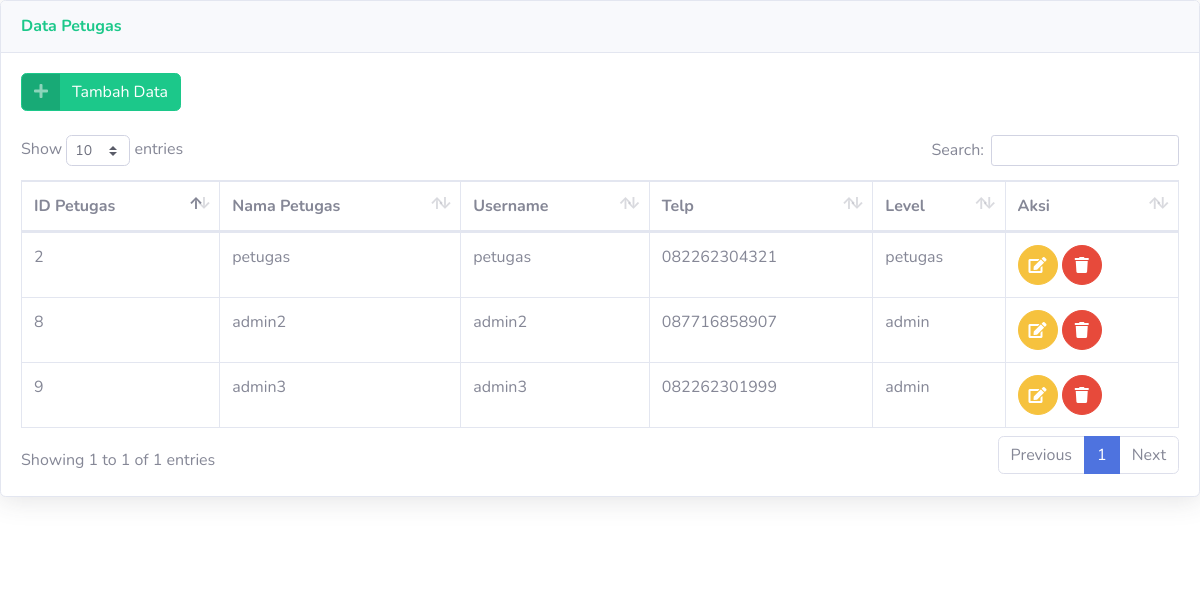
/admin/lihat_petugas.php, run on an earlier commit of the app's database.
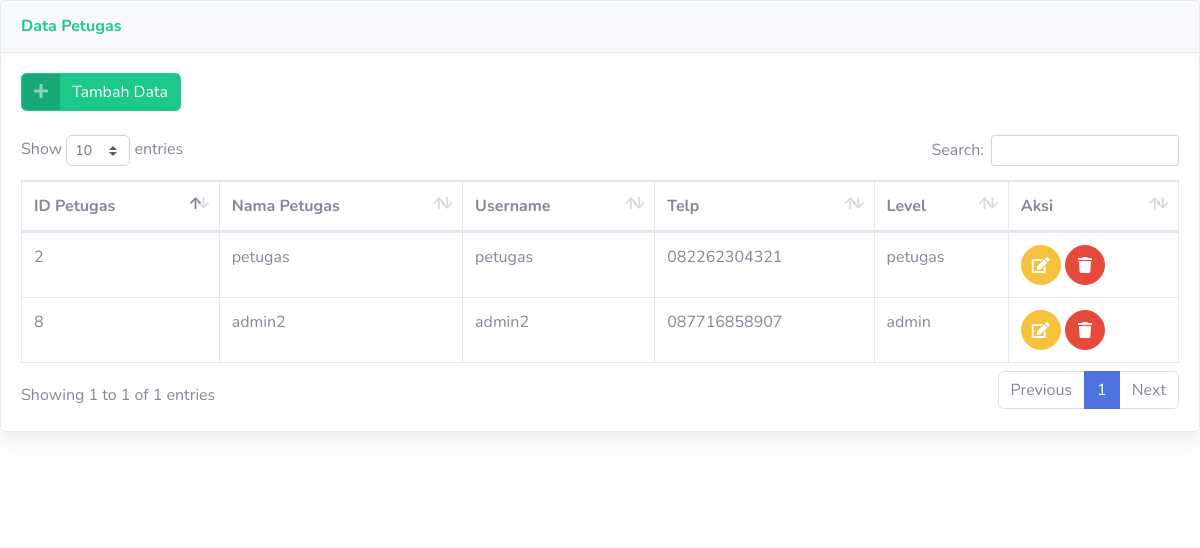
And on a later commit of the database.
### tables this page shows
CREATE TABLE `petugas` (
  `id_petugas` int(11) NOT NULL,
  `nama_petugas` varchar(35) NOT NULL,
  `username` varchar(25) NOT NULL,
  `password` varchar(32) NOT NULL,
  `telp` varchar(12) NOT NULL,
  `level` enum('admin','petugas','','') NOT NULL
);

### admin/lihat_petugas.php (the view, shortened to what this page needs)
<!DOCTYPE html>
<html lang="en">
<head>
  <link href="../vendor/fontawesome-free/css/all.min.css" rel="stylesheet" type="text/css">
  <link href="../css/sb-admin-2.min.css" rel="stylesheet">
  <link href="../vendor/datatables/dataTables.bootstrap4.min.css" rel="stylesheet">
</head>
<body id="page-top">
          <div class="card shadow mb-4">
            <div class="card-header py-3">
              <h6 class="m-0 font-weight-bold text-success">Data Petugas</h6>
            </div>
            <div class="card-body">
            <a href="admin.php?url=tambah_petugas" class="btn btn-success btn-icon-split">
                    <span class="icon text-white-50">
                      <i class="fas fa-plus"></i>
                    </span>
                    <span class="text">Tambah Data</span>
                  </a><br><br>
              <div class="table-responsive">
                <table class="table table-bordered" id="dataTable" width="100%" cellspacing="0">
                  <thead>
                    <tr>
                      <th>ID Petugas</th>
                      <th>Nama Petugas</th>
                      <th>Username</th>
                      <th>Telp</th>
                      <th>Level</th>
                      <th>Aksi</th>
                    </tr>
                  </thead>
                  <?php
                  require '../koneksi.php';
                  $sqli=mysqli_query($konek, "select * from petugas");
                  while ($data=mysqli_fetch_array($sqli)) {
                  ?>
                  <tbody>
                    <tr>
                        <td><?php echo $data['id_petugas']; ?></td>
                        <td><?php echo $data['nama_petugas']; ?></td>
                        <td><?php echo $data['username']; ?></td>
                        <td><?php echo $data['telp']; ?></td>
                        <td><?php echo $data['level']; ?></td>
                      <td>
                    <a href="admin.php?url=edit_petugas&id=<?php echo $data['id_petugas']; ?>"
                    class="btn btn-warning btn-circle">
                        <i class="fa fa-edit"></i>
                    </a>
                    <a href="delete_petugas.php?id=<?php echo $data['id_petugas']; ?>"
                    class="btn btn-danger btn-circle" onclick="return confirm('Yakin akan dihapus?')">
                        <i class="fa fa-trash"></i>
                    </a>
                      </td>
                    </tr>
                  </tbody>
                  <?php } ?>
                </table>
              </div>
            </div>
          </div>
      <footer class="sticky-footer bg-white">
      </footer>
</body>
</html>

What changed in the data, as far as the page shows it:
removed petugas: id_petugas "9", nama_petugas "admin3", username "admin3", telp "082262301999", level "admin"
